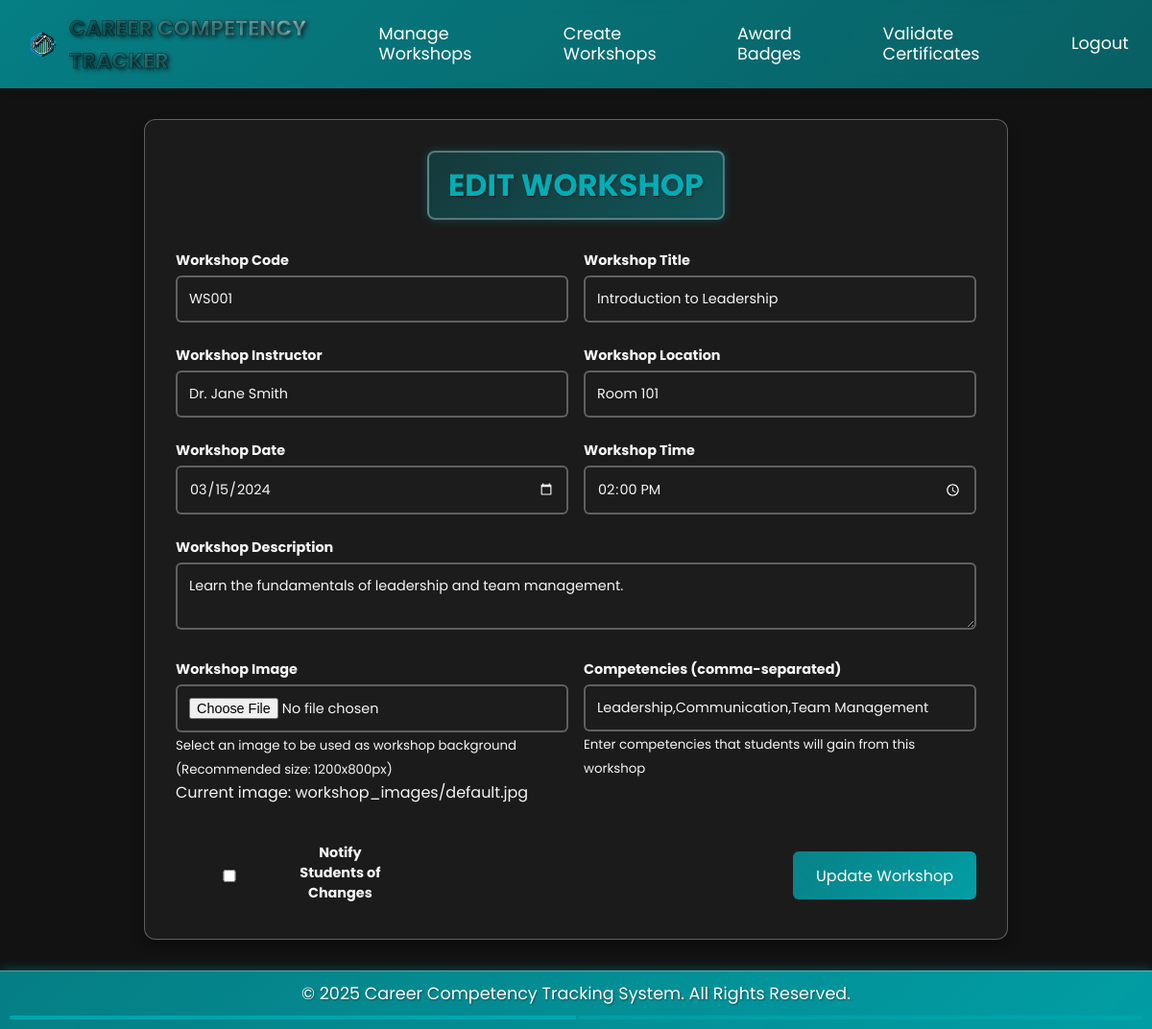
Screenshot of /edit-workshop/1 (signed in) with the database file from the repository.
### App/models/workshop.py (models this page shows, shortened)
class Workshop(db.Model):
    __tablename__ = 'workshops'
    id = db.Column(db.Integer, primary_key=True)
    workshopID = db.Column(db.String(10), unique=True, nullable=False)
    workshopName = db.Column(db.String(100), nullable=False)
    workshopDescription = db.Column(db.Text)
    workshopDate = db.Column(db.Date, nullable=False)
    workshopTime = db.Column(db.String(10), nullable=False)
    instructor = db.Column(db.String(100))
    location = db.Column(db.String(100))
    image_path = db.Column(db.String(200))
    created_at = db.Column(db.DateTime, default=datetime.utcnow)
    _competencies = db.Column('competencies', db.JSON, default=list)
    enrollments = db.relationship('Enrollment', back_populates='workshop', lazy=True, cascade='all, delete-orphan')
    @property
    def competencies(self):
        try:
            if self._competencies is None:
                self._competencies = []
                flag_modified(self, '_competencies')
                db.session.add(self)
                db.session.commit()
            return self._competencies if isinstance(self._competencies, list) else []
        except Exception as e:
            print(f"Error accessing competencies: {str(e)}")
            return []

### App/views/dashboard.py (the view, shortened to what this page needs)
@dashboard_views.route('/edit-workshop/<workshop_id>', methods=['GET', 'POST'])
@login_required
def edit_workshop(workshop_id):
    if current_user.user_type != 'admin':
        flash('Access denied. Administrators only.', 'error')
        return redirect(url_for('dashboard_views.dashboard'))
    workshop = Workshop.query.get_or_404(workshop_id)
    return render_template('Html/editWorkshop.html', workshop=workshop)

### App/models/administrator.py (called while the page is built)
    @property
    def is_authenticated(self):
        return True

### App/templates/Html/editWorkshop.html (shortened to what this page needs)
<!DOCTYPE html>
<html lang="en">
<head>
    <link rel="stylesheet" href="../../static/Css/navbar.css">
    <link rel="stylesheet" href="{{ url_for('static', filename='Css/navbar.css') }}">
    <link rel="stylesheet" href="../../static/Css/footer.css">
    <link rel="stylesheet" href="{{ url_for('static', filename='Css/footer.css') }}">
    <link rel="stylesheet" href="../../static/Css/loader.css">
    <link rel="stylesheet" href="{{ url_for('static', filename='Css/loader.css') }}">
    <link rel="stylesheet" href="{{ url_for('static', filename='Css/editWorkshop.css') }}">
</head>
<body>
      <nav class="navbar">
        <a href="{{ url_for('dashboard_views.student_dashboard') }}" class="logo">
            <img src="../../static/Images/logo.png">
            <span class="site-title">Career Competency Tracker</span>
          </a>
        <div class="nav-items">
          <a href="{{ url_for('dashboard_views.manage_workshops') }}">Manage Workshops</a>
          <a href="{{ url_for('dashboard_views.admin_workshop_creation') }}">Create Workshops</a>
          <a href="{{ url_for('dashboard_views.admin_badges') }}">Award Badges</a>
          <a href="{{ url_for('dashboard_views.validate_certificates') }}">Validate Certificates</a>
          <a href="{{ url_for('auth_views.logout_action') }}">Logout</a>
        </div>
      </nav>
      <video autoplay muted loop id="bg-video">
        <source src="../../static/Videos/stdashboardvid.mp4" type="video/mp4">
      </video>
      <main>
        <div class="workshop-container">
            <h2>Edit Workshop</h2>
            <form method="POST" action="{{ url_for('dashboard_views.edit_workshop', workshop_id=workshop.id) }}" enctype="multipart/form-data">
              <div class="form-row">
                <div class="form-group">
                  <label>Workshop Code</label>
                  <input type="text" name="id" value="{{ workshop.workshopID }}" readonly>
                </div>
                <div class="form-group">
                  <label>Workshop Title</label>
                  <input type="text" name="name" value="{{ workshop.workshopName }}" required>
                </div>
              </div>
              <div class="form-row">
                <div class="form-group">
                  <label>Workshop Instructor</label>
                  <input type="text" name="instructor" value="{{ workshop.instructor }}" required>
                </div>
                <div class="form-group">
                  <label>Workshop Location</label>
                  <input type="text" name="location" value="{{ workshop.location }}" required>
                </div>
              </div>
              <div class="form-row">
                <div class="form-group">
                  <label>Workshop Date</label>
                  <input type="date" name="date" value="{{ workshop.workshopDate.strftime('%Y-%m-%d') }}" required>
                </div>
                <div class="form-group">
                  <label>Workshop Time</label>
                  <input type="time" name="time" value="{{ workshop.workshopTime }}" required>
                </div>
              </div>
              <div class="form-row full-width">
                <div class="form-group">
                  <label>Workshop Description</label>
                  <textarea name="description" required>{{ workshop.workshopDescription }}</textarea>
                </div>
              </div>
              <div class="form-row">
                <div class="form-group">
                  <label>Workshop Image</label>
                  <input type="file" name="workshop_image" accept="image/*">
                  <small>Select an image to be used as workshop background (Recommended size: 1200x800px)</small>
                  {% if workshop.image_path %}
                    <p>Current image: {{ workshop.image_path }}</p>
                  {% endif %}
                </div>
                <div class="form-group">
                  <label>Competencies (comma-separated)</label>
                  <input type="text" name="competencies" value="{{ ','.join(workshop.competencies) }}" placeholder="e.g. Leadership, Communication, Technical Skills">
                  <small>Enter competencies that students will gain from this workshop</small>
                </div>
              </div>
              <div class="form-row checkbox-and-button">
                <div class="notify-group">
                  <input type="checkbox" id="notify" name="notify_students">
                  <label for="notify">Notify Students of Changes</label>
                </div>
                <button type="submit">Update Workshop</button>
              </div>
            </form>
          </div>
    </main>
    <footer class="footer">
        <p>&copy; 2025 Career Competency Tracking System. All Rights Reserved.</p>
        <div class="loading-bar-container">
          <div class="loading-bar"></div>
        </div>
      </footer>
</body>
</html>

### App/static/Css/navbar.css (style rules this page uses)
.navbar { display: flex; align-items: center; justify-content: space-between; padding: 12px 24px; background: linear-gradient(135deg, rgba(0,173,181,0.7), rgba(0,173,181,0.5)); box-shadow: 0 4px 6px rgba(0, 0, 0, 0.1); color: #fff; position: relative; z-index: 2; backdrop-filter: blur(8px); transition: background 0.3s ease; }
.navbar .logo { display: flex; align-items: center; text-decoration: none; transition: transform 0.3s ease; }
.navbar .logo img { width: 40px; height: 40px; object-fit: contain; }
.navbar .logo .site-title { margin-left: 8px; font-family: 'Poppins', sans-serif; font-size: 1.4rem; font-weight: bold; text-transform: uppercase; background: linear-gradient(to right, #006b71, #b1f4f8); -webkit-background-clip: text; color: transparent; text-shadow: 2px 2px 4px rgba(0, 0, 0, 0.6); -webkit-text-stroke: 0.5px rgba(0, 0, 0, 0.8); }
.nav-items { display: flex; align-items: center; gap: 24px; }
.nav-items a { position: relative; text-decoration: none; color: #fff; white-space: normal; font-size: 1.1em; line-height: 1.2em; padding: 4px 8px; border-radius: 4px; display: inline-block; overflow: hidden; transition: transform 0.3s ease; }
.nav-items a::before { content: ""; position: absolute; top: 0; left: 0; width: 100%; height: 100%; background: linear-gradient(90deg, #007d80, #004f52, #007d80); opacity: 0; transition: opacity 1s ease; z-index: -1; }

### App/static/Css/footer.css (style rules this page uses)
.footer { position: static; width: 100%; background: linear-gradient(135deg, rgba(0,173,181,0.7), rgba(0,173,181,0.5)); backdrop-filter: blur(8px); color: #fff; text-align: center; padding: 10px; border-top: 2px solid rgba(255,255,255,0.3); transition: transform 0.3s ease; z-index: 1; }
.footer p { margin: 0 0 10px; font-size: 1.1rem; text-shadow: 1px 1px 2px rgba(0,0,0,0.4); }
.loading-bar-container { width: 100%; height: 4px; background-color: rgba(0,173,181,0.5); overflow: hidden; position: relative; margin-top: 8px; border-radius: 2px; }
.loading-bar { width: 50%; height: 100%; background: linear-gradient(90deg, rgba(0,173,181,0.7), rgba(0,173,181,0.5), rgba(0,173,181,0.7)); position: absolute; animation: slide 2s linear infinite; box-shadow: 0 0 5px rgba(0,0,0,0.3); }
.footer { position: static; width: 100%; background: linear-gradient(135deg, rgba(0,173,181,0.7), rgba(0,173,181,0.9)); backdrop-filter: blur(5px); color: #fff; text-align: center; padding: 10px; border-top: 1px solid rgba(255,255,255,0.3); transition: transform 0.3s ease; z-index: 1; box-shadow: 0 -2px 10px rgba(0,173,181,0.3); }

### rows the page displays
Workshop: id "WS001", name "Introduction to Leadership", instructor "Dr. Jane Smith", location "Room 101", date "03/15/2024", time "14:00", description "Learn the fundamentals of leadership and team management.", image_path "workshop_images/default.jpg", competencies "Leadership,Communication,Team Management"
